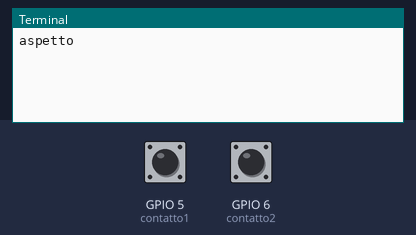
Simulated run of this program. Board: Raspberry Pi (BCM pin numbers). On the bench: the last lines printed to the terminal. Inputs (shaded band) come from the test bench; at power-on: GPIO 5 (contatto1) HIGH, GPIO 6 (contatto2) HIGH.

Above: at 1.2 s.
1.3 s: GPIO 5 (contatto1) pulled LOW for 0.15 s
At 2.2 s:
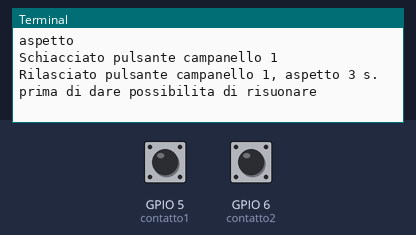
2.9 s: GPIO 6 (contatto2) pulled LOW for 3.2 s
At 4.9 s:
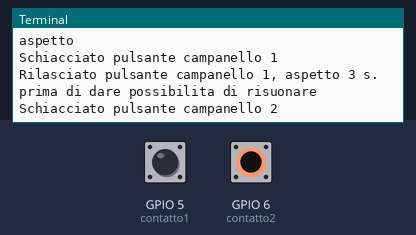

The program:

doorbell_doppio.py
```python
#!/usr/bin/env python2.7
import time
import os
import RPi.GPIO as GPIO
GPIO.setmode(GPIO.BCM)
####################################################################
#18-8-17 a banco funziona perfetto da preovare sul campo
####################################################################


####################################################################
#input_pin e GND collegati al contatto normalmente aperto con internal pullup
#contatto aperto --->livello alto; contatto chiuso --->livello basso

contatto1 = 5
contatto2 = 6

####################################################################
GPIO.setup(contatto1, GPIO.IN, pull_up_down=GPIO.PUD_UP)
GPIO.setup(contatto2, GPIO.IN, pull_up_down=GPIO.PUD_UP)
####################################################################

def my_callback1(channel):
	time.sleep(0.01)
        if GPIO.input(contatto1) != GPIO.LOW: #se ho un livello alto vuol dire che e un disturbo
            return
        # se invece ho livello basso il contatto e stato effettivamente chiuso
        print('Schiacciato pulsante campanello 1')
#        os.system("mpg123 /home/pi/bin/doorbell/mp3/TrainBell.mp3 &")
#	os.system("curl -s http://192.168.10.181:8888/json.htm?type=command&param=udevice&idx=27&nvalue=3")
        GPIO.remove_event_detect(contatto1)
        GPIO.wait_for_edge(contatto1, GPIO.RISING)
        print ('Rilasciato pulsante campanello 1, aspetto 3 s. prima di dare possibilita di risuonare')
        time.sleep(3)
        GPIO.remove_event_detect(contatto1)
        GPIO.add_event_detect(contatto1, GPIO.FALLING, bouncetime=200, callback=my_callback1)

def my_callback2(channel):
	time.sleep(0.01)
        if GPIO.input(contatto2) != GPIO.LOW: #se ho un livello alto vuol dire che e un disturbo
            return
        # se invece ho livello basso il contatto e stato effettivamente chiuso
        print('Schiacciato pulsante campanello 2')
#        os.system('ssh pi@192.168.10.181 "/home/pi/bin/./ora.sh"')
#       os.system("curl -s http://192.168.10.181:8888/json.htm?type=command&param=udevice&idx=27&nvalue=3")
        GPIO.remove_event_detect(contatto2)
        GPIO.wait_for_edge(contatto2, GPIO.RISING)
        print ('Rilasciato pulsante campanello 2, aspetto 3 s. prima di dare possibilita di risuonare')
        time.sleep(3)
        GPIO.remove_event_detect(contatto2)
        GPIO.add_event_detect(contatto2, GPIO.FALLING, bouncetime=200, callback=my_callback2)


####################################################################

GPIO.add_event_detect(contatto1, GPIO.FALLING, bouncetime=200, callback=my_callback1)
GPIO.add_event_detect(contatto2, GPIO.FALLING, bouncetime=200, callback=my_callback2)

####################################################################

while True :
        print ("aspetto")
        time.sleep(60)
```

Measured:
- after the input at 1.3 s, the terminal: prints a new line at once (image 1)
- after the input at 2.9 s, the terminal: prints a new line after 1.6 s (image 2)
